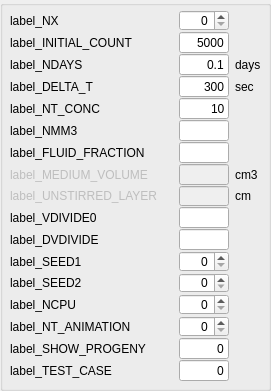
           <widget class="QGroupBox" name="groupBox_run1">
            <property name="geometry">
             <rect>
              <x>10</x>
              <y>20</y>
              <width>271</width>
              <height>391</height>
             </rect>
            </property>
            <property name="title">
             <string/>
            </property>
            <widget class="QWidget" name="layoutWidget">
             <property name="geometry">
              <rect>
               <x>10</x>
               <y>10</y>
               <width>251</width>
               <height>371</height>
              </rect>
             </property>
             <layout class="QGridLayout" name="gridLayout_4">
              <property name="verticalSpacing">
               <number>1</number>
              </property>
              <item row="0" column="0">
               <widget class="QMyLabel" name="label_NX">
                <property name="text">
                 <string>label_NX</string>
                </property>
                <property name="wordWrap">
                 <bool>false</bool>
                </property>
               </widget>
              </item>
              <item row="0" column="1">
               <spacer name="horizontalSpacer_12">
                <property name="orientation">
                 <enum>Qt::Horizontal</enum>
                </property>
                <property name="sizeHint" stdset="0">
                 <size>
                  <width>40</width>
                  <height>13</height>
                 </size>
                </property>
               </spacer>
              </item>
              <item row="0" column="2">
               <widget class="QSpinBox" name="spin_NX">
                <property name="maximumSize">
                 <size>
                  <width>50</width>
                  <height>16777215</height>
                 </size>
                </property>
                <property name="alignment">
                 <set>Qt::AlignRight|Qt::AlignTrailing|Qt::AlignVCenter</set>
                </property>
                <property name="maximum">
                 <number>999999999</number>
                </property>
               </widget>
              </item>
              <item row="1" column="1">
               <spacer name="horizontalSpacer_13">
                <property name="orientation">
                 <enum>Qt::Horizontal</enum>
                </property>
                <property name="sizeHint" stdset="0">
                 <size>
                  <width>40</width>
                  <height>13</height>
                 </size>
                </property>
               </spacer>
              </item>
              <item row="2" column="0">
               <widget class="QMyLabel" name="label_NDAYS">
                <property name="mouseTracking">
                 <bool>false</bool>
                </property>
                <property name="toolTip">
                 <string/>
                </property>
                <property name="text">
                 <string>label_NDAYS</string>
                </property>
                <property name="wordWrap">
                 <bool>false</bool>
                </property>
               </widget>
              </item>
              <item row="2" column="1">
               <spacer name="horizontalSpacer_29">
                <property name="orientation">
                 <enum>Qt::Horizontal</enum>
                </property>
                <property name="sizeHint" stdset="0">
                 <size>
                  <width>40</width>
                  <height>13</height>
                 </size>
                </property>
               </spacer>
              </item>
              <item row="15" column="0">
               <widget class="QMyLabel" name="label_SEED1">
                <property name="mouseTracking">
                 <bool>false</bool>
                </property>
                <property name="toolTip">
                 <string>seed vector for RNGs</string>
                </property>
                <property name="text">
                 <string>label_SEED1</string>
                </property>
                <property name="wordWrap">
                 <bool>false</bool>
                </property>
               </widget>
              </item>
              <item row="15" column="1">
               <spacer name="horizontalSpacer_30">
                <property name="orientation">
                 <enum>Qt::Horizontal</enum>
                </property>
                <property name="sizeHint" stdset="0">
                 <size>
                  <width>40</width>
                  <height>13</height>
                 </size>
                </property>
               </spacer>
              </item>
              <item row="15" column="2">
               <widget class="QSpinBox" name="spin_SEED1">
                <property name="maximumSize">
                 <size>
                  <width>50</width>
                  <height>16777215</height>
                 </size>
                </property>
                <property name="alignment">
                 <set>Qt::AlignRight|Qt::AlignTrailing|Qt::AlignVCenter</set>
                </property>
                <property name="maximum">
                 <number>999999999</number>
                </property>
               </widget>
              </item>
              <item row="16" column="0">
               <widget class="QMyLabel" name="label_SEED2">
                <property name="mouseTracking">
                 <bool>false</bool>
                </property>
                <property name="toolTip">
                 <string>seed vector for RNGs</string>
                </property>
                <property name="text">
                 <string>label_SEED2</string>
                </property>
                <property name="wordWrap">
                 <bool>false</bool>
                </property>
               </widget>
              </item>
              <item row="16" column="1">
               <spacer name="horizontalSpacer_31">
                <property name="orientation">
                 <enum>Qt::Horizontal</enum>
                </property>
                <property name="sizeHint" stdset="0">
                 <size>
                  <width>40</width>
                  <height>13</height>
                 </size>
                </property>
               </spacer>
              </item>
              <item row="16" column="2">
               <widget class="QSpinBox" name="spin_SEED2">
                <property name="maximumSize">
                 <size>
                  <width>50</width>
                  <height>16777215</height>
                 </size>
                </property>
                <property name="alignment">
                 <set>Qt::AlignRight|Qt::AlignTrailing|Qt::AlignVCenter</set>
                </property>
                <property name="maximum">
                 <number>999999999</number>
                </property>
               </widget>
              </item>
              <item row="2" column="2">
               <widget class="QLineEdit" name="line_NDAYS">
                <property name="maximumSize">
                 <size>
                  <width>50</width>
                  <height>16777215</height>
                 </size>
                </property>
                <property name="text">
                 <string>0.1</string>
                </property>
                <property name="alignment">
                 <set>Qt::AlignRight|Qt::AlignTrailing|Qt::AlignVCenter</set>
                </property>
               </widget>
              </item>
              <item row="18" column="0">
               <widget class="QMyLabel" name="label_NT_ANIMATION">
                <property name="toolTip">
                 <string>animation update interval</string>
                </property>
                <property name="text">
                 <string>label_NT_ANIMATION</string>
                </property>
               </widget>
              </item>
              <item row="18" column="1">
               <spacer name="horizontalSpacer_32">
                <property name="orientation">
                 <enum>Qt::Horizontal</enum>
                </property>
                <property name="sizeHint" stdset="0">
                 <size>
                  <width>40</width>
                  <height>13</height>
                 </size>
                </property>
               </spacer>
              </item>
              <item row="18" column="2">
               <widget class="QSpinBox" name="spin_NT_ANIMATION">
                <property name="maximumSize">
                 <size>
                  <width>50</width>
                  <height>16777215</height>
                 </size>
                </property>
                <property name="alignment">
                 <set>Qt::AlignRight|Qt::AlignTrailing|Qt::AlignVCenter</set>
                </property>
                <property name="maximum">
                 <number>999999999</number>
                </property>
               </widget>
              </item>
              <item row="2" column="3">
               <widget class="QLabel" name="units_NDAYS">
                <property name="text">
                 <string>days</string>
                </property>
               </widget>
              </item>
              <item row="17" column="0">
               <widget class="QMyLabel" name="label_NCPU">
                <property name="toolTip">
                 <string>animation update interval</string>
                </property>
                <property name="text">
                 <string>label_NCPU</string>
                </property>
               </widget>
              </item>
              <item row="17" column="1">
               <spacer name="horizontalSpacer_34">
                <property name="orientation">
                 <enum>Qt::Horizontal</enum>
                </property>
                <property name="sizeHint" stdset="0">
                 <size>
                  <width>40</width>
                  <height>13</height>
                 </size>
                </property>
               </spacer>
              </item>
              <item row="17" column="2">
               <widget class="QSpinBox" name="spin_NCPU">
                <property name="maximumSize">
                 <size>
                  <width>50</width>
                  <height>16777215</height>
                 </size>
                </property>
                <property name="alignment">
                 <set>Qt::AlignRight|Qt::AlignTrailing|Qt::AlignVCenter</set>
                </property>
                <property name="maximum">
                 <number>999999999</number>
                </property>
               </widget>
              </item>
              <item row="20" column="2">
               <widget class="QLineEdit" name="line_TEST_CASE">
                <property name="maximumSize">
                 <size>
                  <width>50</width>
                  <height>16777215</height>
                 </size>
                </property>
                <property name="text">
                 <string>0</string>
                </property>
                <property name="alignment">
                 <set>Qt::AlignRight|Qt::AlignTrailing|Qt::AlignVCenter</set>
                </property>
               </widget>
              </item>
              <item row="20" column="0">
               <widget class="QMyLabel" name="label_TEST_CASE">
                <property name="text">
                 <string>label_TEST_CASE</string>
                </property>
               </widget>
              </item>
              <item row="20" column="1">
               <spacer name="horizontalSpacer_33">
                <property name="orientation">
                 <enum>Qt::Horizontal</enum>
                </property>
                <property name="sizeHint" stdset="0">
                 <size>
                  <width>40</width>
                  <height>13</height>
                 </size>
                </property>
               </spacer>
              </item>
              <item row="1" column="0">
               <widget class="QMyLabel" name="label_INITIAL_COUNT">
                <property name="text">
                 <string>label_INITIAL_COUNT</string>
                </property>
               </widget>
              </item>
              <item row="1" column="2">
               <widget class="QLineEdit" name="line_INITIAL_COUNT">
                <property name="maximumSize">
                 <size>
                  <width>50</width>
                  <height>16777215</height>
                 </size>
                </property>
                <property name="text">
                 <string>5000</string>
                </property>
                <property name="alignment">
                 <set>Qt::AlignRight|Qt::AlignTrailing|Qt::AlignVCenter</set>
                </property>
               </widget>
              </item>
              <item row="3" column="0">
               <widget class="QMyLabel" name="label_DELTA_T">
                <property name="text">
                 <string>label_DELTA_T</string>
                </property>
               </widget>
              </item>
              <item row="3" column="1">
               <spacer name="horizontalSpacer_35">
                <property name="orientation">
                 <enum>Qt::Horizontal</enum>
                </property>
                <property name="sizeHint" stdset="0">
                 <size>
                  <width>40</width>
                  <height>13</height>
                 </size>
                </property>
               </spacer>
              </item>
              <item row="3" column="2">
               <widget class="QLineEdit" name="line_DELTA_T">
                <property name="maximumSize">
                 <size>
                  <width>50</width>
                  <height>16777215</height>
                 </size>
                </property>
                <property name="text">
                 <string>300</string>
                </property>
                <property name="alignment">
                 <set>Qt::AlignRight|Qt::AlignTrailing|Qt::AlignVCenter</set>
                </property>
               </widget>
              </item>
              <item row="4" column="0">
               <widget class="QMyLabel" name="label_NT_CONC">
                <property name="text">
                 <string>label_NT_CONC</string>
                </property>
               </widget>
              </item>
              <item row="4" column="1">
               <spacer name="horizontalSpacer_36">
                <property name="orientation">
                 <enum>Qt::Horizontal</enum>
                </property>
                <property name="sizeHint" stdset="0">
                 <size>
                  <width>13</width>
                  <height>28</height>
                 </size>
                </property>
               </spacer>
              </item>
              <item row="4" column="2">
               <widget class="QLineEdit" name="line_NT_CONC">
                <property name="maximumSize">
                 <size>
                  <width>50</width>
                  <height>16777215</height>
                 </size>
                </property>
                <property name="text">
                 <string>10</string>
                </property>
                <property name="alignment">
                 <set>Qt::AlignRight|Qt::AlignTrailing|Qt::AlignVCenter</set>
                </property>
               </widget>
              </item>
              <item row="5" column="0">
               <widget class="QMyLabel" name="label_NMM3">
                <property name="text">
                 <string>label_NMM3</string>
                </property>
               </widget>
              </item>
              <item row="5" column="1">
               <spacer name="horizontalSpacer_37">
                <property name="orientation">
                 <enum>Qt::Horizontal</enum>
                </property>
                <property name="sizeHint" stdset="0">
                 <size>
                  <width>40</width>
                  <height>13</height>
                 </size>
                </property>
               </spacer>
              </item>
              <item row="5" column="2">
               <widget class="QLineEdit" name="line_NMM3">
                <property name="maximumSize">
                 <size>
                  <width>50</width>
                  <height>16777215</height>
                 </size>
                </property>
                <property name="alignment">
                 <set>Qt::AlignRight|Qt::AlignTrailing|Qt::AlignVCenter</set>
                </property>
               </widget>
              </item>
              <item row="6" column="0">
               <widget class="QMyLabel" name="label_FLUID_FRACTION">
                <property name="text">
                 <string>label_FLUID_FRACTION</string>
                </property>
               </widget>
              </item>
              <item row="6" column="1">
               <spacer name="horizontalSpacer_38">
                <property name="orientation">
                 <enum>Qt::Horizontal</enum>
                </property>
                <property name="sizeHint" stdset="0">
                 <size>
                  <width>40</width>
                  <height>13</height>
                 </size>
                </property>
               </spacer>
              </item>
              <item row="6" column="2">
               <widget class="QLineEdit" name="line_FLUID_FRACTION">
                <property name="maximumSize">
                 <size>
                  <width>50</width>
                  <height>16777215</height>
                 </size>
                </property>
                <property name="alignment">
                 <set>Qt::AlignRight|Qt::AlignTrailing|Qt::AlignVCenter</set>
                </property>
               </widget>
              </item>
              <item row="9" column="0">
               <widget class="QMyLabel" name="label_VDIVIDE0">
                <property name="text">
                 <string>label_VDIVIDE0</string>
                </property>
               </widget>
              </item>
              <item row="9" column="1">
               <spacer name="horizontalSpacer_39">
                <property name="orientation">
                 <enum>Qt::Horizontal</enum>
                </property>
                <property name="sizeHint" stdset="0">
                 <size>
                  <width>40</width>
                  <height>13</height>
                 </size>
                </property>
               </spacer>
              </item>
              <item row="9" column="2">
               <widget class="QLineEdit" name="line_VDIVIDE0">
                <property name="maximumSize">
                 <size>
                  <width>50</width>
                  <height>16777215</height>
                 </size>
                </property>
                <property name="alignment">
                 <set>Qt::AlignRight|Qt::AlignTrailing|Qt::AlignVCenter</set>
                </property>
               </widget>
              </item>
              <item row="10" column="0">
               <widget class="QMyLabel" name="label_DVDIVIDE">
                <property name="text">
                 <string>label_DVDIVIDE</string>
                </property>
               </widget>
              </item>
              <item row="10" column="1">
               <spacer name="horizontalSpacer_40">
                <property name="orientation">
                 <enum>Qt::Horizontal</enum>
                </property>
                <property name="sizeHint" stdset="0">
                 <size>
                  <width>40</width>
                  <height>13</height>
                 </size>
                </property>
               </spacer>
              </item>
              <item row="10" column="2">
               <widget class="QLineEdit" name="line_DVDIVIDE">
                <property name="maximumSize">
                 <size>
                  <width>50</width>
                  <height>16777215</height>
                 </size>
                </property>
                <property name="alignment">
                 <set>Qt::AlignRight|Qt::AlignTrailing|Qt::AlignVCenter</set>
                </property>
               </widget>
              </item>
              <item row="3" column="3">
               <widget class="QLabel" name="units_DELTA_T">
                <property name="text">
                 <string>sec</string>
                </property>
               </widget>
              </item>
              <item row="7" column="1">
               <spacer name="horizontalSpacer_43">
                <property name="orientation">
                 <enum>Qt::Horizontal</enum>
                </property>
                <property name="sizeHint" stdset="0">
                 <size>
                  <width>40</width>
                  <height>13</height>
                 </size>
                </property>
               </spacer>
              </item>
              <item row="7" column="0">
               <widget class="QMyLabel" name="label_MEDIUM_VOLUME">
                <property name="enabled">
                 <bool>false</bool>
                </property>
                <property name="text">
                 <string>label_MEDIUM_VOLUME</string>
                </property>
               </widget>
              </item>
              <item row="7" column="2">
               <widget class="QLineEdit" name="line_MEDIUM_VOLUME">
                <property name="enabled">
                 <bool>false</bool>
                </property>
                <property name="maximumSize">
                 <size>
                  <width>50</width>
                  <height>16777215</height>
                 </size>
                </property>
                <property name="alignment">
                 <set>Qt::AlignRight|Qt::AlignTrailing|Qt::AlignVCenter</set>
                </property>
               </widget>
              </item>
              <item row="7" column="3">
               <widget class="QLabel" name="units_MEDIUM_VOLUME">
                <property name="text">
                 <string>cm3</string>
                </property>
               </widget>
              </item>
              <item row="19" column="0">
               <widget class="QMyLabel" name="label_SHOW_PROGENY">
                <property name="text">
                 <string>label_SHOW_PROGENY</string>
                </property>
               </widget>
              </item>
              <item row="19" column="1">
               <spacer name="horizontalSpacer_46">
                <property name="orientation">
                 <enum>Qt::Horizontal</enum>
                </property>
                <property name="sizeHint" stdset="0">
                 <size>
                  <width>40</width>
                  <height>13</height>
                 </size>
                </property>
               </spacer>
              </item>
              <item row="19" column="2">
               <widget class="QLineEdit" name="line_SHOW_PROGENY">
                <property name="maximumSize">
                 <size>
                  <width>50</width>
                  <height>16777215</height>
                 </size>
                </property>
                <property name="text">
                 <string>0</string>
                </property>
                <property name="alignment">
                 <set>Qt::AlignRight|Qt::AlignTrailing|Qt::AlignVCenter</set>
                </property>
               </widget>
              </item>
              <item row="8" column="0">
               <widget class="QMyLabel" name="label_UNSTIRRED_LAYER">
                <property name="enabled">
                 <bool>false</bool>
                </property>
                <property name="text">
                 <string>label_UNSTIRRED_LAYER</string>
                </property>
               </widget>
              </item>
              <item row="8" column="1">
               <spacer name="horizontalSpacer_47">
                <property name="orientation">
                 <enum>Qt::Horizontal</enum>
                </property>
                <property name="sizeHint" stdset="0">
                 <size>
                  <width>40</width>
                  <height>13</height>
                 </size>
                </property>
               </spacer>
              </item>
              <item row="8" column="2">
               <widget class="QLineEdit" name="line_UNSTIRRED_LAYER">
                <property name="enabled">
                 <bool>false</bool>
                </property>
                <property name="maximumSize">
                 <size>
                  <width>50</width>
                  <height>16777215</height>
                 </size>
                </property>
                <property name="alignment">
                 <set>Qt::AlignRight|Qt::AlignTrailing|Qt::AlignVCenter</set>
                </property>
               </widget>
              </item>
              <item row="8" column="3">
               <widget class="QLabel" name="units_layer">
                <property name="text">
                 <string>cm</string>
                </property>
               </widget>
              </item>
             </layout>
            </widget>
           </widget>
